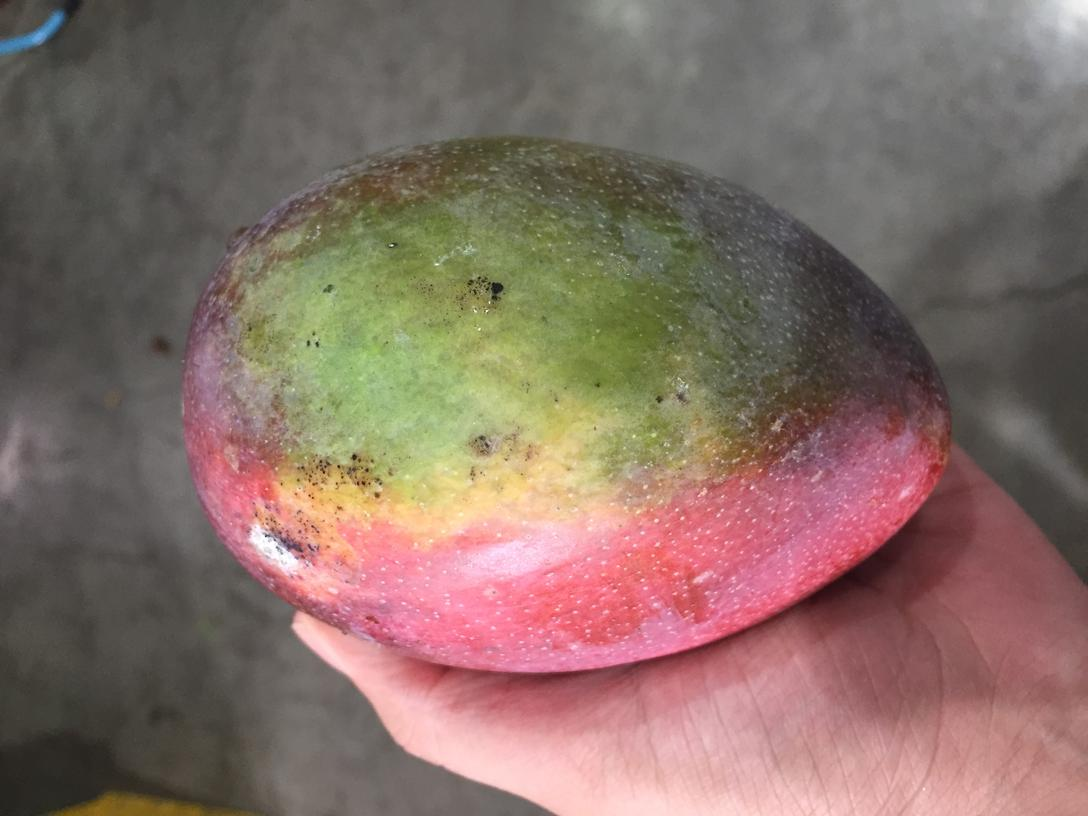
#> input picture Machine Leanrning/Lab1/sum/green/00082.jpg, 1088 x 816 px; its folder holds only this picture in this run
$ jupyter execute --allow-errors improve_Kmeans.ipynb   (shell and % lines are left out)
#> lines starting #> are read from the running program, lines starting #| are printed output that depends on the picture
[cell 1]
import pandas as pd
import numpy as np
import matplotlib.pyplot as plt

import os
import cv2

def preprocessImg(img, new_width=30, new_height=30):
    new_dim = (new_width, new_height)
    return cv2.resize(img, new_dim, interpolation=cv2.INTER_LINEAR)

def PCA(data, n_components=3):
    mean_vector = np.mean(data, axis=0)
    std_vector = np.std(data, axis=0)

    centered_data = data - mean_vector
    standardized_data = centered_data / std_vector

    cov = np.cov(standardized_data.T)
    eig_values, eig_vectors = np.linalg.eig(cov)

    max_indexes = []
    for i in range(0, n_components):
        maxIndex = np.argmax(eig_values)
        max_indexes.append(maxIndex)
        eig_values[maxIndex] = 0

    final_features = eig_vectors[:, max_indexes]
    projected_data = (np.dot(standardized_data, final_features))

    return projected_data

class K_means:

    # [44 lines left out: functions __init__, fit, predict, not called in this run]

[cell 2]
def display(a, b, c, title1="Original", title2="Edited1", title3 = "Edited2"):
    plt.subplot(131), plt.imshow(a), plt.title(title1)
    plt.xticks([]), plt.yticks([])
    plt.subplot(132), plt.imshow(b), plt.title(title2)
    plt.xticks([]), plt.yticks([])
    plt.subplot(133), plt.imshow(c), plt.title(title3)
    plt.xticks([]), plt.yticks([])
    plt.show()

# [4 lines left out: function display_one, not called in this run]

[cell 3]
imgSet = []
raw_images = []

path = './sum/green/'
files = os.listdir(path)
#train_green = []

for file in files:

    p = path + file
    img = cv2.imread(p)
#> img is the input picture: shape (816, 1088, 3); mean B, G, R 103, 111.6, 133.6

    raw_images.append(img)
    resized_img = preprocessImg(img)
#> in preprocessImg, `return cv2.resize(img, new_dim, interpolation=cv2.INTER_LINEAR)`:
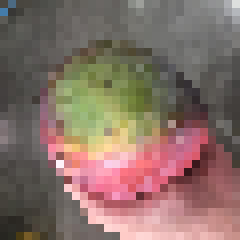
#> returned value: shape (30, 30, 3) (shown 8 times larger); mean of channels 0, 1, 2 103.1, 111.4, 133.7; drawn as B, G, R
    blurred_img = cv2.GaussianBlur(resized_img, (5, 5), 0) # apply Gausian blur
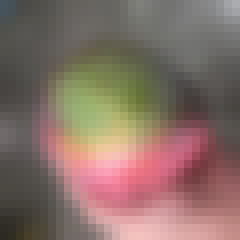
#> blurred_img: shape (30, 30, 3) (shown 8 times larger); mean B, G, R 103.1, 111.4, 133.8
    imgVector = blurred_img.flatten(order='C')
#> imgVector = 2700 values, max 251 at index 1931, min 35 at index 2610, mean 116.1
    imgSet.append(imgVector)
    display(img, resized_img, blurred_img, "Original", "Resized", "Blurred")
#> in display, `plt.show()`:
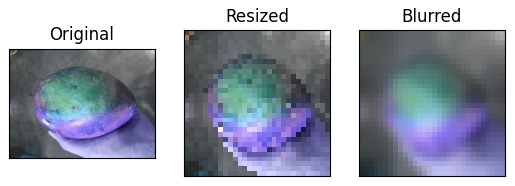
#> figure drawn by matplotlib, 3 panels; B, G, R data is drawn as R, G, B

path = './sum/red/'
#> (the rest of this cell did not finish here and is left out)

$ run again, on Machine Leanrning/Lab1/sum/green/00354.jpg
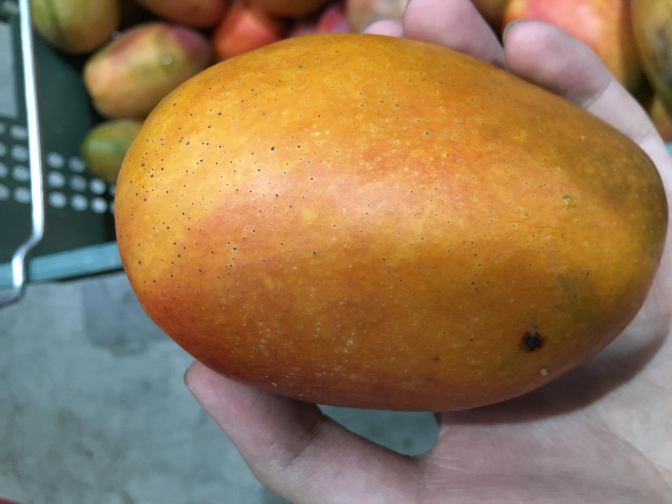
#> input picture Machine Leanrning/Lab1/sum/green/00354.jpg, 1344 x 1008 px (shown at 1/2 size)
#> img is the input picture: shape (1008, 1344, 3); mean B, G, R 84.7, 118.2, 147.7
#> `blurred_img = cv2.GaussianBlur(resized_img, (5, 5), 0)`:
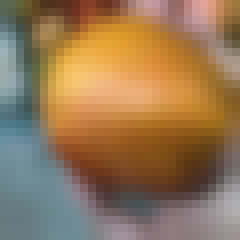
#> blurred_img: shape (30, 30, 3) (shown 8 times larger); mean B, G, R 85.6, 119.1, 148.8
#> imgVector = 2700 values, max 247 at index 839, min 19 at index 1689, mean 117.8
#> in display, `plt.show()`:
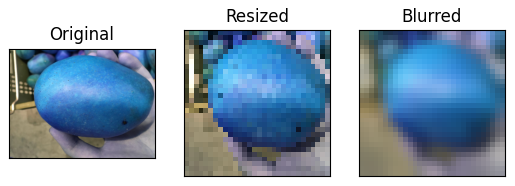
#> figure drawn by matplotlib, 3 panels; B, G, R data is drawn as R, G, B

$ run again, on Machine Leanrning/Lab1/sum/green/00449.jpg
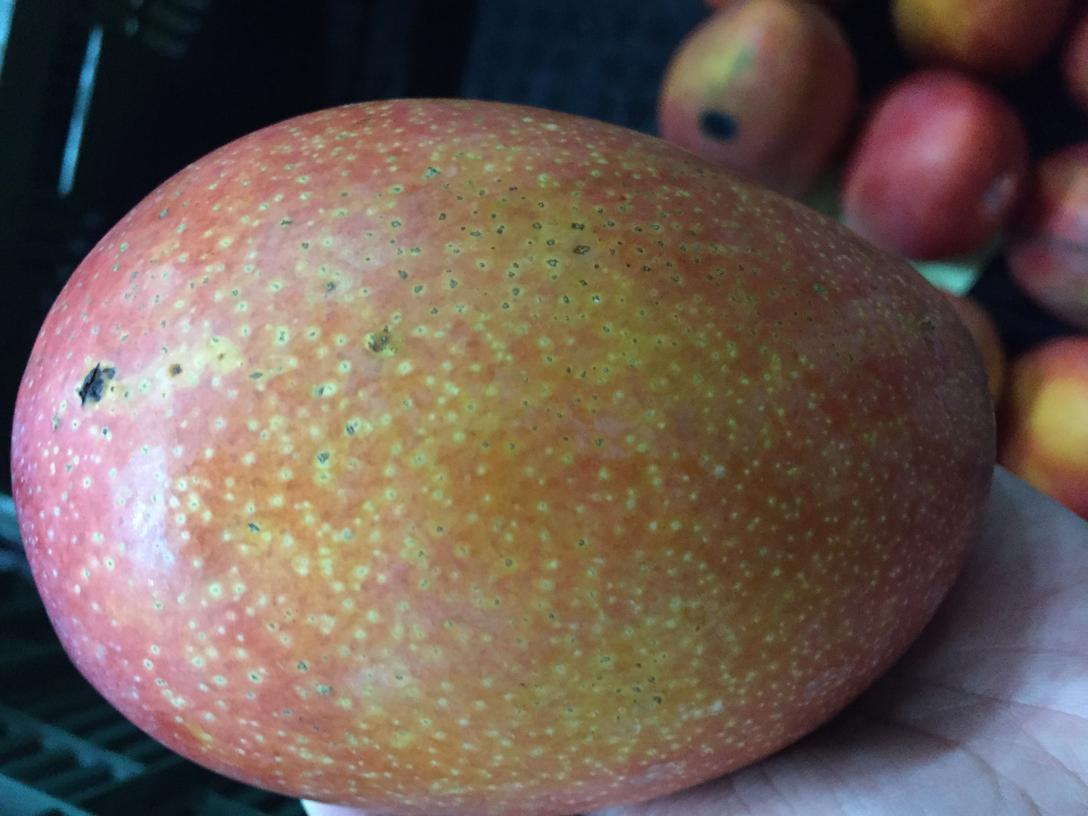
#> input picture Machine Leanrning/Lab1/sum/green/00449.jpg, 1088 x 816 px
#> img is the input picture: shape (816, 1088, 3); mean B, G, R 83.7, 92.2, 109.6
#> `blurred_img = cv2.GaussianBlur(resized_img, (5, 5), 0)`:
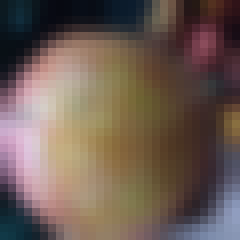
#> blurred_img: shape (30, 30, 3) (shown 8 times larger); mean B, G, R 83.6, 92.5, 109.6
#> imgVector = 2700 values, max 224 at index 1541, min 7 at index 23, mean 95.24
#> in display, `plt.show()`:
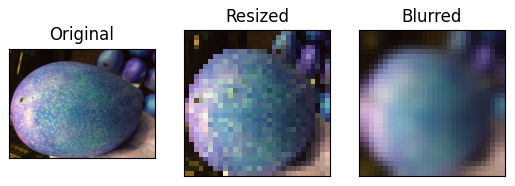
#> figure drawn by matplotlib, 3 panels; B, G, R data is drawn as R, G, B

$ run again, on Machine Leanrning/Lab1/sum/green/00526.jpg
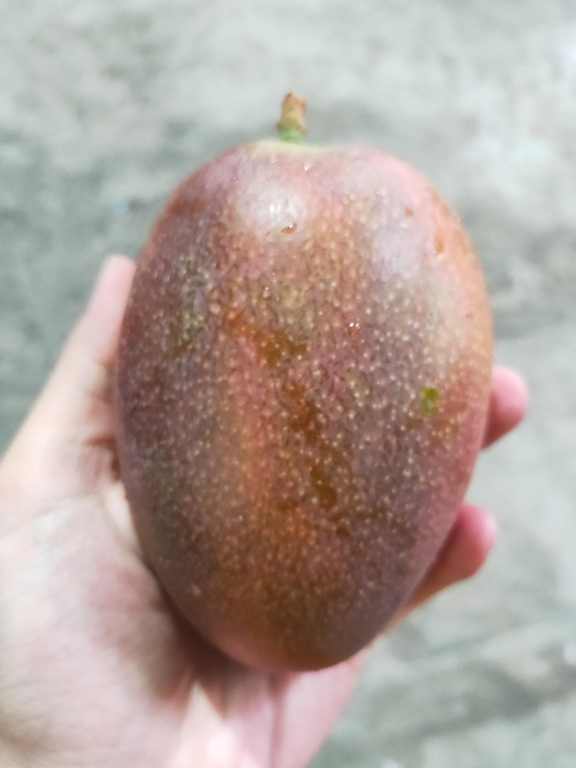
#> input picture Machine Leanrning/Lab1/sum/green/00526.jpg, 1152 x 1536 px (shown at 1/2 size)
#> img is the input picture: shape (1536, 1152, 3); mean B, G, R 156.1, 163, 178.1
#> `blurred_img = cv2.GaussianBlur(resized_img, (5, 5), 0)`:
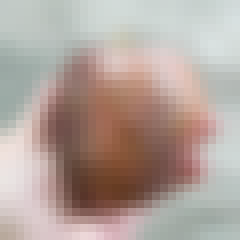
#> blurred_img: shape (30, 30, 3) (shown 8 times larger); mean B, G, R 156.1, 163.1, 178.1
#> imgVector = 2700 values, max 239 at index 1712, min 35 at index 2112, mean 165.7
#> in display, `plt.show()`:
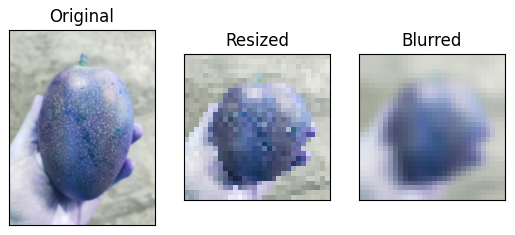
#> figure drawn by matplotlib, 3 panels; B, G, R data is drawn as R, G, B

$ run again, on Machine Leanrning/Lab1/sum/green/00285.jpg
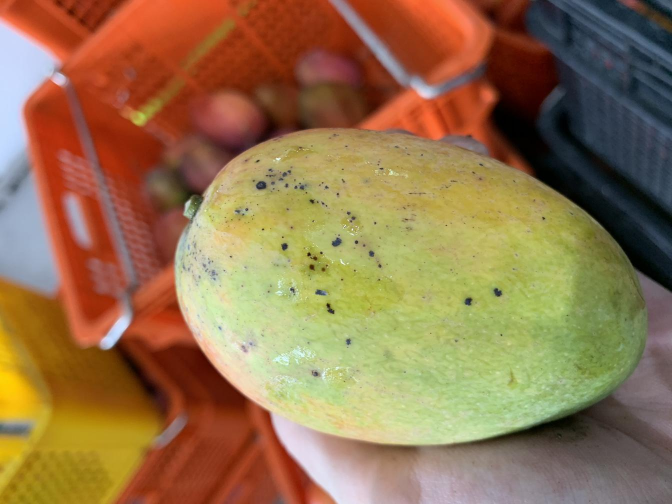
#> input picture Machine Leanrning/Lab1/sum/green/00285.jpg, 1344 x 1008 px (shown at 1/2 size)
#> img is the input picture: shape (1008, 1344, 3); mean B, G, R 77.5, 115.9, 147.9
#> `blurred_img = cv2.GaussianBlur(resized_img, (5, 5), 0)`:
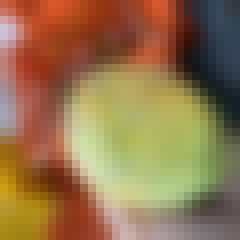
#> blurred_img: shape (30, 30, 3) (shown 8 times larger); mean B, G, R 77.2, 115.7, 147.9
#> imgVector = 2700 values, max 224 at index 1651, min 7 at index 2082, mean 113.6
#> in display, `plt.show()`:
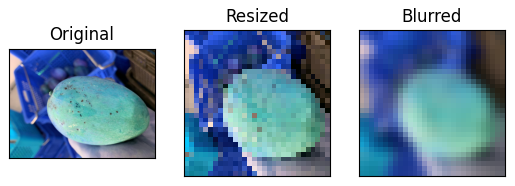
#> figure drawn by matplotlib, 3 panels; B, G, R data is drawn as R, G, B
